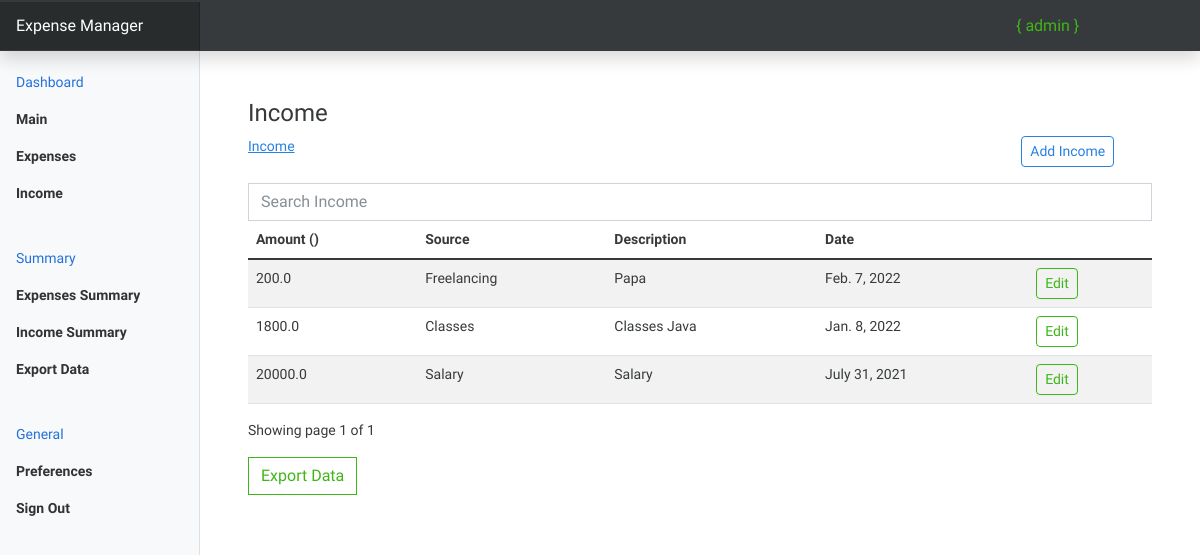
The page /income (signed in) on the database its author committed.
### expense_app/models.py (models this page shows, shortened)
class Income(models.Model):
    amount = models.FloatField()
    date = models.DateField()
    description = models.TextField()
    owner = models.ForeignKey(to=User, on_delete=models.CASCADE)
    source = models.CharField(max_length=255)
    class Meta:
        ordering = ['-date']

### expense_app/views.py (the view)
# urls.py: path("income", views.income, name='income'),
@login_required
def income(request):
    categories = Source.objects.all()
    income = Income.objects.filter(owner=request.user)
    paginator = Paginator(income, 5)
    page_number = request.GET.get('page')
    page_obj = Paginator.get_page(paginator, page_number)
    context = {
        'income': income,
        'page_obj': page_obj,
    }
    return render(request, 'income/index.html', context)

### templates/income/index.html (shortened to what this page needs)
{% extends "base.html" %}
{% block title %} Income {% endblock %} {% block content %}
{% load static %}
<div class="container mt-5">
  <h4>Income</h4>
  <div class="row">
    <div class="col-md-10">
      <nav aria-label="breadcrumb">
        <ol class="breadcrumb">
          <li class="breadcrumb-item active"><a href="">Income</a></li>
        </ol>
      </nav>
    </div>
    <div class="col-md-2">
      <a href="{% url 'add-income' %}" class="btn btn-sm btn-outline-primary rounded mb-3"
        >Add Income</a
      >
    </div>
  </div>
<form method="POST">
  <input class="form-control" type="searchField" placeholder="Search Income" id="searchField">
  <form>
  <div class="app-table">
  {% if income.count %}
  <table class="table table-striped">
    <thead>
      <tr>
        <th scope="col">Amount ({{currency}})</th>
        <th scope="col">Source</th>
        <th scope="col">Description</th>
        <th scope="col">Date</th>
        <th></th>
      </tr>
    </thead>
    <tbody>
      {% for income in page_obj %}
      <tr>
        <td scope="row">{{ income.amount }}</td>
        <td>{{income.source}}</td>
        <td>{{income.description}}</td>
        <td>{{ income.date }}</td>
        <td>
          <a
            href="{% url 'edit-income' income.id %}"
            class="btn btn-sm rounded btn-outline-success"
            >Edit</a
          >
        </td>
      </tr>
      {% endfor %%}
    </tbody>
  </table>
  {% endif %}
</div>
<div class="pagination-container">
    <div class="">
      Showing page {{page_obj.number}} of {{ page_obj.paginator.num_pages }}
    </div>
  </div>
</div>
<div class="container mb-3">
<a href="{% url 'export' %}" class="btn btn-outline-success">Export Data</a>
</div>
{% endblock %}

### templates/base.html (shortened to what this page needs)
<!DOCTYPE html>
<html lang="en">
  <head>
    {% load static %}
    <link
      href="{% static 'css/bootstrap.min.css' %}"
      rel="stylesheet"
    />
    <link href="{% static 'css/main.css' %}" rel="stylesheet" />
    <link href="{% static 'css/dashboard.css' %}" rel="stylesheet" />
  </head>
  <body>
    <header
      class="navbar navbar-dark sticky-top bg-dark flex-md-nowrap p-0 shadow"
    >
      <a class="navbar-brand col-md-3 col-lg-2 me-0 px-3 fs-6" href="#"
        >Expense Manager</a
      >
      <div class="navbar-nav" style="width: 200px">
        <div class="nav-item text-nowrap">
          <h6 class="text-success m-3">{ {{ user.username }} }</h6>
        </div>
      </div>
    </header>
    <div class="container-fluid">
      <div class="row">
        {% include "partials/_sidebar.html" %}
        <main class="col-md-9 ms-sm-auto col-lg-10 px-md-4">
          {% block content %} {% endblock %}
        </main>
      </div>
    </div>
  </body>
</html>

### static/css/dashboard.css (style rules this page uses)
body { font-size: 0.875rem; }
.navbar-brand { padding-top: 0.75rem; padding-bottom: 0.75rem; background-color: rgba(0, 0, 0, 0.25); box-shadow: inset -1px 0 0 rgba(0, 0, 0, 0.25); }

### rows shown on the page
Income: amount "200.0", source "Freelancing", description "Papa", date "Feb. 7, 2022"
Income: amount "1800.0", source "Classes", description "Classes Java", date "Jan. 8, 2022"
Income: amount "20000.0", source "Salary", description "Salary", date "July 31, 2021"

### other values the page prints
{{ user.username }} "admin"
{{ page_obj.number }} "1"
{{ page_obj.paginator.num_pages }} "1"
